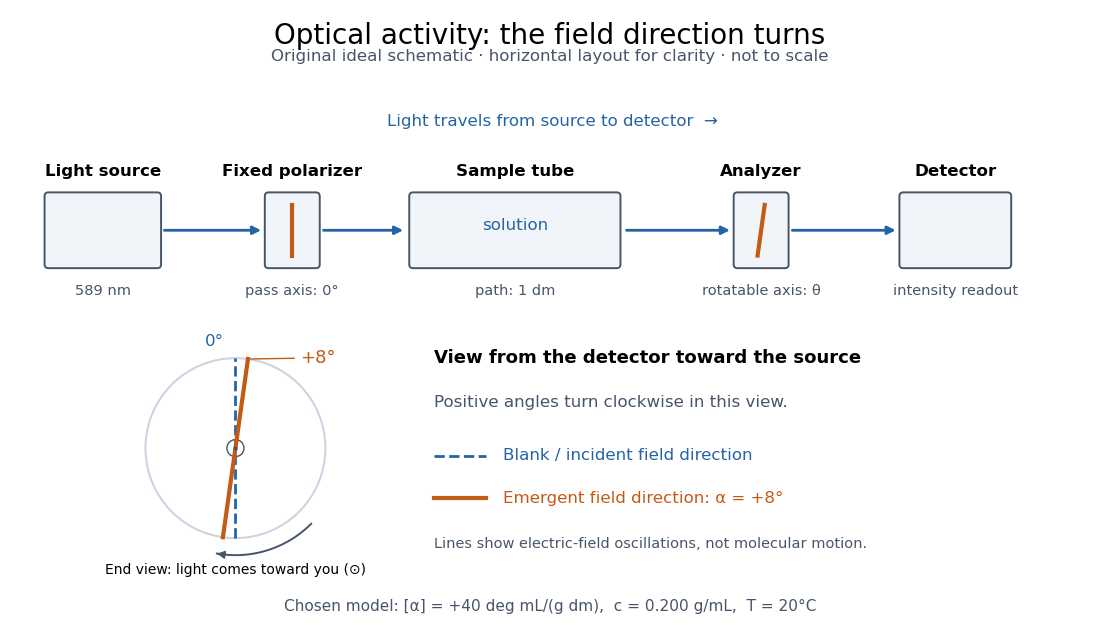

Write Python code to recreate this figure.
"""Original polarimeter schematic; Python 3.14, matplotlib 3.10.7, numpy 2.3.5.

Run from _media; writes this script's basename.png to the working directory.
All numerical material properties are stipulated, not measured.
"""

from pathlib import Path

import matplotlib.pyplot as plt
import numpy as np
from matplotlib.patches import Circle, FancyArrowPatch, FancyBboxPatch


def main():
    plt.rcParams.update({"font.family": "DejaVu Sans", "font.size": 12})
    fig, ax = plt.subplots(figsize=(11, 6.4), dpi=100, facecolor="white")
    fig.subplots_adjust(left=0.025, right=0.98, bottom=0.10, top=0.84)
    ax.set(xlim=(0, 11), ylim=(0, 5), aspect="equal")
    ax.axis("off")
    blue, orange, gray = "#2463A6", "#C45B15", "#475569"
    fig.suptitle("Optical activity: the field direction turns", fontsize=20, y=0.965)
    fig.text(0.5, 0.905, "Original ideal schematic · horizontal layout for clarity · not to scale",
             ha="center", color=gray)

    stages = [(0.75, 1.15, "Light source", "589 nm"),
              (2.75, 0.50, "Fixed polarizer", "pass axis: 0°"),
              (5.10, 2.15, "Sample tube", "path: 1 dm"),
              (7.70, 0.50, "Analyzer", "rotatable axis: θ"),
              (9.75, 1.10, "Detector", "intensity readout")]
    y = 3.65
    for x, width, title, subtitle in stages:
        ax.add_patch(FancyBboxPatch((x-width/2, y-0.36), width, 0.72,
                                   boxstyle="round,pad=0.04", facecolor="#F1F5F9",
                                   edgecolor=gray, linewidth=1.4))
        ax.text(x, y+0.57, title, ha="center", weight="bold")
        ax.text(x, y-0.68, subtitle, ha="center", fontsize=10.5, color=gray)
    for left, right in [(1.37, 2.45), (3.05, 3.95), (6.25, 7.40), (8.0, 9.15)]:
        ax.annotate("", xy=(right, y), xytext=(left, y),
                    arrowprops={"arrowstyle": "-|>", "color": blue, "lw": 2})
    ax.text(5.10, y, "solution", ha="center", color=blue)
    ax.text(5.5, 4.75, "Light travels from source to detector  →", ha="center", color=blue)
    for x, angle in [(2.75, 0), (7.70, 8)]:
        phi = np.deg2rad(angle)
        ax.plot([x-0.27*np.sin(phi), x+0.27*np.sin(phi)],
                [y-0.27*np.cos(phi), y+0.27*np.cos(phi)], color=orange, lw=3)

    cx, cy, radius = 2.15, 1.35, 0.95
    ax.add_patch(Circle((cx, cy), radius, fill=False, edgecolor="#CBD5E1", lw=1.5))
    ax.plot([cx, cx], [cy-radius, cy+radius], color=blue, lw=2, ls="--")
    alpha = np.deg2rad(8)
    ax.plot([cx-radius*np.sin(alpha), cx+radius*np.sin(alpha)],
            [cy-radius*np.cos(alpha), cy+radius*np.cos(alpha)], color=orange, lw=3)
    ax.add_patch(Circle((cx, cy), 0.09, facecolor="white", edgecolor=gray))
    ax.plot(cx, cy, ".", color=gray, ms=4)
    ax.text(cx-0.12, cy+radius+0.13, "0°", color=blue, ha="right")
    ax.annotate("+8°", xy=(cx+radius*np.sin(alpha), cy+radius*np.cos(alpha)),
                xytext=(cx+0.68, cy+0.90), color=orange, fontsize=13,
                arrowprops={"arrowstyle": "-", "color": orange})
    arc = np.linspace(-45, -100, 35)
    arc_x = cx+1.13*np.cos(np.deg2rad(arc))
    arc_y = cy+1.13*np.sin(np.deg2rad(arc))
    ax.plot(arc_x, arc_y, color=gray, lw=1.4)
    ax.add_patch(FancyArrowPatch((arc_x[-2], arc_y[-2]), (arc_x[-1], arc_y[-1]),
                                arrowstyle="-|>", mutation_scale=12, color=gray))
    ax.text(cx, 0.02, "End view: light comes toward you (⊙)", ha="center", fontsize=10)
    ax.text(4.25, 2.25, "View from the detector toward the source", weight="bold", fontsize=13)
    ax.text(4.25, 1.78, "Positive angles turn clockwise in this view.", color=gray)
    ax.plot([4.25, 4.80], [1.27, 1.27], color=blue, lw=2, ls="--")
    ax.text(4.98, 1.27, "Blank / incident field direction", va="center", color=blue)
    ax.plot([4.25, 4.80], [0.82, 0.82], color=orange, lw=3)
    ax.text(4.98, 0.82, "Emergent field direction: α = +8°", va="center", color=orange)
    ax.text(4.25, 0.30, "Lines show electric-field oscillations, not molecular motion.",
            fontsize=10.5, color=gray)
    fig.text(0.5, 0.045, "Chosen model: [α] = +40 deg mL/(g dm),  c = 0.200 g/mL,  T = 20°C",
             ha="center", fontsize=11, color=gray)
    fig.savefig(Path(__file__).stem + ".png", facecolor="white", transparent=False)
    plt.close(fig)


if __name__ == "__main__":
    main()
